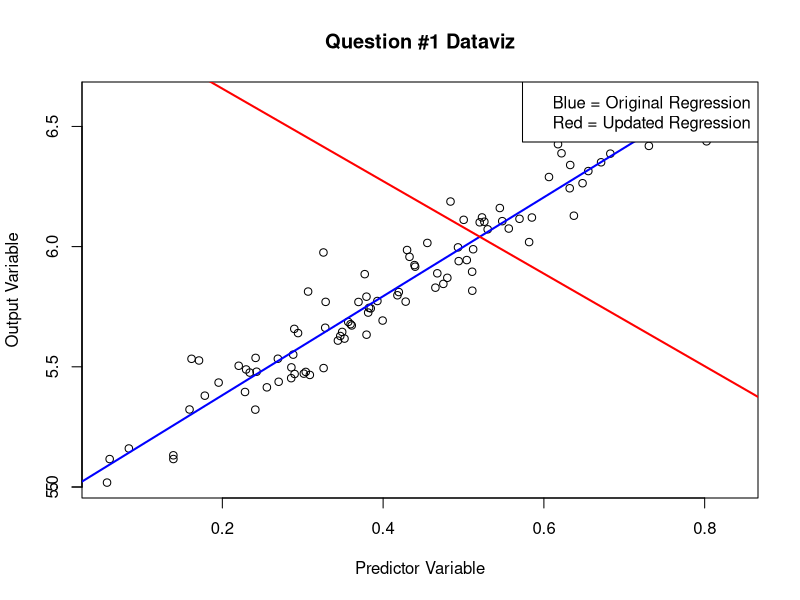

Source code (R): (Note: this script raises an error after producing the figure.)
#original code that produces a dataset that conforms to the classic univariate regression model. 
#Your data set should have 99 observations and a Normal error term.
set.seed(123)
N <- 99
x1 <- rbeta(50, shape1 = 2, shape2 = 3)
x2 <- rbeta(49, shape1 = 3, shape2 = 4)
x <- c(x1,x2)
y <- 5 + x*2 + rnorm(99,sd = 0.1)

data <- data.frame(x=x, y=y)
#original model
unreg_model <- lm(y~x)
#shows positive slope coefficient 
summary(unreg_model)

#plot of original 99 data points and original regression line
dataviz1 <- plot(data, xlab = "Predictor Variable", ylab = "Output Variable", main = "Question #1 Dataviz") 
axis(side = 2, at=c(5, 10, 15, 20, 25, 30, 35, 40, 45, 50))

dataviz1 + abline(unreg_model, col = "blue", lwd = 2) 


  

#add an outlier as data point 100
data[nrow(data) + 1,] = c(0.1,45)
#not sure why, but kept getting a row with NA values
data2 <- na.omit(data)

#univariate regression model now has negative slope
unreg_model2 <- lm(data2$y ~ data2$x)
summary(unreg_model2)



#adding new regression model line to scatterplot
dataviz1 + abline(unreg_model2, col = "red", lw = 2) +
  text(x = 0.1 ,y = 40, labels = c("Outlier"))

#adding labels + caption to dataviz
dataviz1 + legend("topright", legend = c("Blue = Original Regression", "Red = Updated Regression")) 



